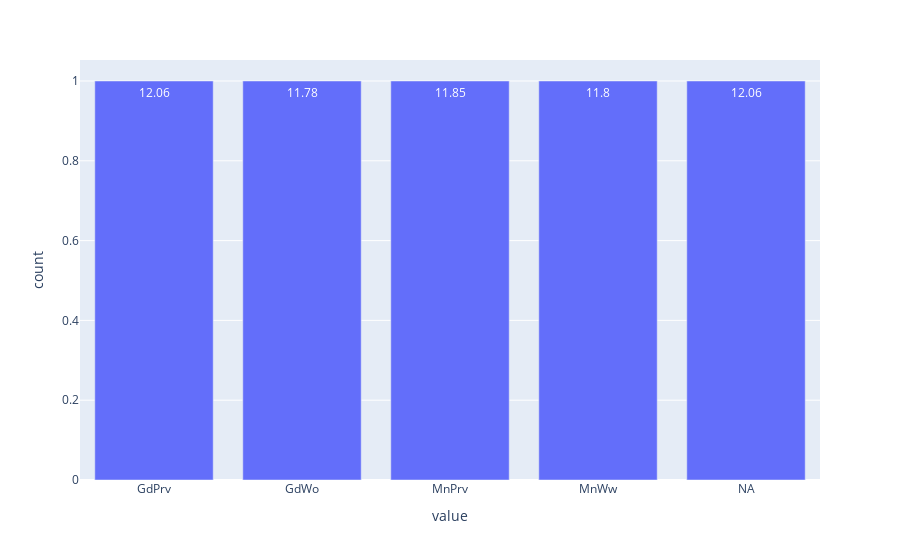

The code cell stored with this chart in its notebook:
### Code cell
fig = px.bar(combined.groupby('Fence',dropna=False).agg({'SalePrice':'mean'}).reset_index().round(2),text = 'SalePrice')
fig.update_layout(showlegend=False).show()

### Figure 1 — Plotly figure (JSON) as saved in the notebook; plotly's stock layout.template omitted (floating-point values rounded to 4 significant figures)
{"data": [{"alignmentgroup": "True", "hovertemplate": "variable=Fence<br>value=%{x}<br>count=%{y}<br>SalePrice=%{text}<extra></extra>", "legendgroup": "Fence", "marker": {"color": "#636efa"}, "name": "Fence", "offsetgroup": "Fence", "orientation": "v", "showlegend": true, "text": [12.06, 11.78, 11.85, 11.8, 12.06], "textposition": "auto", "type": "bar", "x": ["GdPrv", "GdWo", "MnPrv", "MnWw", "NA"], "xaxis": "x", "y": [1, 1, 1, 1, 1], "yaxis": "y"}], "layout": {"autosize": true, "barmode": "relative", "legend": {"title": {"text": "variable"}, "tracegroupgap": 0}, "margin": {"t": 60}, "showlegend": false, "xaxis": {"anchor": "y", "autorange": true, "domain": [0, 1], "range": [-0.5, 4.5], "title": {"text": "value"}, "type": "category"}, "yaxis": {"anchor": "x", "autorange": true, "domain": [0, 1], "range": [0, 1.053], "title": {"text": "count"}, "type": "linear"}}}
